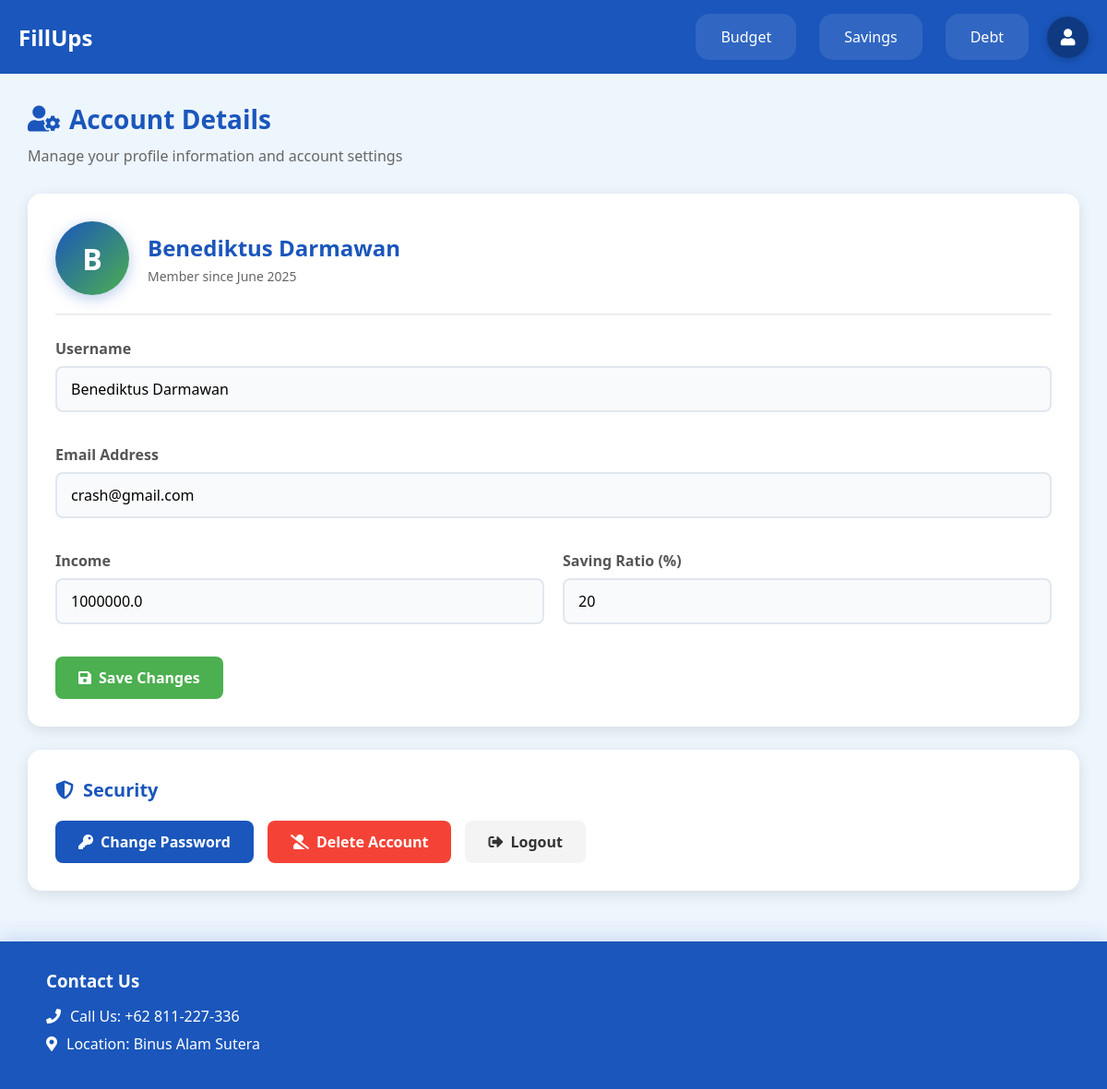
Page /account (signed in) on the committed database.
### models.py (models this page shows, shortened)
class User(db.Model):
    id = db.Column(db.Integer, primary_key=True)
    username = db.Column(db.String(80), unique=True, nullable=False)
    email = db.Column(db.String(120), unique=True, nullable=False)
    password = db.Column(db.String(100), nullable=False)
    income = db.Column(db.Float, nullable=False)
    splitting = db.Column(db.Integer, nullable=False)
    savings_id = db.Column(db.Integer, db.ForeignKey('savings.id'))  # <-- FK changed here
    budget_id = db.Column(db.Integer, db.ForeignKey('budget.budget_id'))
    created_at = db.Column(db.DateTime, default=datetime.utcnow)
    savings = db.relationship('Savings', backref='user', lazy=True)
    budget = db.relationship('Budget', backref='user', lazy=True)

### routes.py (the view)
@BP.route('/account', methods=['GET'])
@login_required_manual
def account():
    user = get_current_user()
    return render_template('account.html', user=user)

### routes.py (called while the page is built)
def login_required_manual(f):
    @wraps(f)
    def decorated_function(*args, **kwargs):
        if 'user_id' not in session:
            if request.headers.get('X-Requested-With') == 'XMLHttpRequest':
                return jsonify(success=False, message="Not logged in"), 401
            return redirect(url_for('BP.login'))
        return f(*args, **kwargs)
    return decorated_function

def get_current_user():
    user_id = session.get('user_id')
    if user_id:
        return User.query.get(user_id)
    return None

### templates/account.html (shortened to what this page needs)
<!DOCTYPE html>
<html lang="en">
<head>
  <link rel="stylesheet" href="https://cdnjs.cloudflare.com/ajax/libs/font-awesome/5.15.4/css/all.min.css" />
  <link rel="stylesheet" href="/static/account.css" />
</head>
<body>
  <div class="container">
    <header>
      <a href="/" class="logo">FillUps</a>
      <nav>
        <a href="/budget">Budget</a>
        <a href="/savings">Savings</a>
        <a href="/debts">Debt</a>
      </nav>
      <button class="account-icon" title="Account">
        <i class="fas fa-user"></i>
      </button>
    </header>
    <div class="content">
      <h1 class="page-title">
        <i class="fas fa-user-cog"></i>
        Account Details
      </h1>
      <p class="page-subtitle">Manage your profile information and account settings</p>
      <div class="profile-section">
        <div class="profile-header">
          <div class="profile-avatar" id="profileAvatar">{{ user.username[0]|upper }}</div>
          <div class="profile-info">
            <h2 id="displayName">{{ user.username }}</h2>
            <p>Member since {{ user.created_at.strftime('%B %Y') }}</p>
          </div>
        </div>
        <form id="profileForm">
          <div class="form-grid">
            <div class="form-group full-width">
              <label for="username">Username</label>
              <input type="text" id="username" value="{{ user.username }}" required />
            </div>
            <div class="form-group full-width">
              <label for="email">Email Address</label>
              <input type="email" id="email" value="{{ user.email }}" required />
            </div>
            <div class="form-group">
              <label for="income">Income</label>
              <input type="number" id="income" value="{{ user.income }}" min="0" required />
            </div>
            <div class="form-group">
              <label for="savingRatio">Saving Ratio (%)</label>
              <input type="number" id="savingRatio" value="{{ user.splitting }}" min="0" max="100" required />
            </div>
          </div>
          <div class="button-group">
            <button type="submit" class="btn btn-success">
              <i class="fas fa-save"></i>
              Save Changes
            </button>
          </div>
        </form>
      </div>
      <div class="settings-section security-section">
        <h3 class="section-title">
          <i class="fas fa-shield-alt"></i>
          Security
        </h3>
        <div class="button-group">
          <button class="btn btn-primary" id="changePasswordBtn">
            <i class="fas fa-key"></i>
            Change Password
          </button>
          <button class="btn btn-danger" id="deleteAccountBtn">
            <i class="fas fa-user-slash"></i>
            Delete Account
          </button>
          <button class="btn btn-secondary" id="logoutBtn">
            <i class="fas fa-sign-out-alt"></i>
            Logout
          </button>
        </div>
      </div>
    </div>
    <footer>
      <div class="footer-content">
        <h3>Contact Us</h3>
        <div class="contact-info">
          <p><i class="fas fa-phone"></i> Call Us: +62 811-227-336</p>
          <p><i class="fas fa-map-marker-alt"></i> Location: Binus Alam Sutera</p>
        </div>
      </div>
    </footer>
  </div>
</body>
</html>

### static/account.css (style rules this page uses)
* { margin: 0; padding: 0; box-sizing: border-box; font-family: 'Segoe UI', Tahoma, Geneva, Verdana, sans-serif; }
body { background-color: #f5f8fc; color: #333; }
.container { width: 100%; margin: 0; padding: 0; box-shadow: 0 0 20px rgba(0, 0, 0, 0.1); display: flex; flex-direction: column; min-height: 100vh; }
header { background-color: #1a56bb; color: white; padding: 15px 20px; display: flex; justify-content: space-between; align-items: center; box-shadow: 0 4px 20px 0 rgba(26, 86, 187, 0.3); }
.logo { font-size: 24px; font-weight: bold; color: white; text-decoration: none; }
nav { display: flex; margin-left: auto; margin-right: 20px; gap: 25px; }
nav a { color: white; text-decoration: none; padding: 12px 25px; font-weight: 500; transition: all 0.3s ease; border-radius: 15px; background-color: rgba(255, 255, 255, 0.1); border: 2px solid transparent; }
.account-icon { background-color: #0f3a82; color: white; border: none; padding: 12px; border-radius: 50%; cursor: pointer; font-weight: 500; transition: all 0.3s ease; width: 45px; height: 45px; display: flex; align-items: center; justify-content: center; font-size: 18px; box-shadow: 0 2px 8px rgba(0, 0, 0, 0.2); }
.content { padding: 30px; background-color: #edf5fd; flex-grow: 1; max-width: 1200px; margin: 0 auto; width: 100%; }
.page-title { font-size: 28px; margin-bottom: 10px; color: #1a56bb; display: flex; align-items: center; gap: 10px; }
.page-subtitle { font-size: 16px; color: #666; margin-bottom: 30px; }
.profile-section { background-color: white; padding: 30px; border-radius: 15px; box-shadow: 0 4px 15px rgba(0, 0, 0, 0.1); margin-bottom: 25px; }
.profile-header { display: flex; align-items: center; gap: 20px; margin-bottom: 25px; padding-bottom: 20px; border-bottom: 2px solid #eee; }
.profile-avatar { width: 80px; height: 80px; background: linear-gradient(135deg, #1a56bb, #4CAF50); border-radius: 50%; display: flex; align-items: center; justify-content: center; color: white; font-size: 32px; font-weight: bold; box-shadow: 0 4px 15px rgba(26, 86, 187, 0.3); }
.profile-info h2 { color: #1a56bb; margin-bottom: 5px; }
.profile-info p { color: #666; font-size: 14px; }
.form-grid { display: grid; grid-template-columns: 1fr 1fr; gap: 20px; margin-bottom: 20px; }
.form-group { margin-bottom: 15px; }
.form-group.full-width { grid-column: 1 / -1; }
.form-group label { display: block; margin-bottom: 8px; font-weight: 600; color: #555; }
.form-group input { width: 100%; padding: 12px 15px; border: 2px solid #e0e7ef; border-radius: 8px; font-size: 16px; transition: all 0.3s ease; background-color: #f9fafb; }
.settings-section { background-color: white; padding: 30px; border-radius: 15px; box-shadow: 0 4px 15px rgba(0, 0, 0, 0.1); margin-bottom: 25px; }
.section-title { font-size: 20px; color: #1a56bb; margin-bottom: 20px; display: flex; align-items: center; gap: 10px; }
.btn { padding: 12px 25px; border: none; border-radius: 8px; cursor: pointer; font-weight: 600; font-size: 16px; transition: all 0.3s ease; text-decoration: none; display: inline-flex; align-items: center; gap: 8px; }
.btn-primary { background-color: #1a56bb; color: white; }
.btn-success { background-color: #4CAF50; color: white; }
.btn-danger { background-color: #f44336; color: white; }
.btn-secondary { background-color: #f4f4f4; color: #333; }
.button-group { display: flex; gap: 15px; margin-top: 20px; }
.security-section, .danger-section { flex: 1; }
footer { background-color: #1a56bb; color: white; padding: 30px 50px; margin-top: auto; box-shadow: 0 -4px 20px 0 rgba(26, 86, 187, 0.17); }
.footer-content { max-width: 1200px; margin: 0 ; }
.footer-content h3 { margin-bottom: 15px; }
.contact-info p { margin: 8px 0; display: flex; align-items: center; }
.contact-info i { margin-right: 10px; }

### rows in the picture
User: username "B", username "Benediktus Darmawan", created_at "June 2025", email "crash@gmail.com", income "1000000.0", splitting "20"
